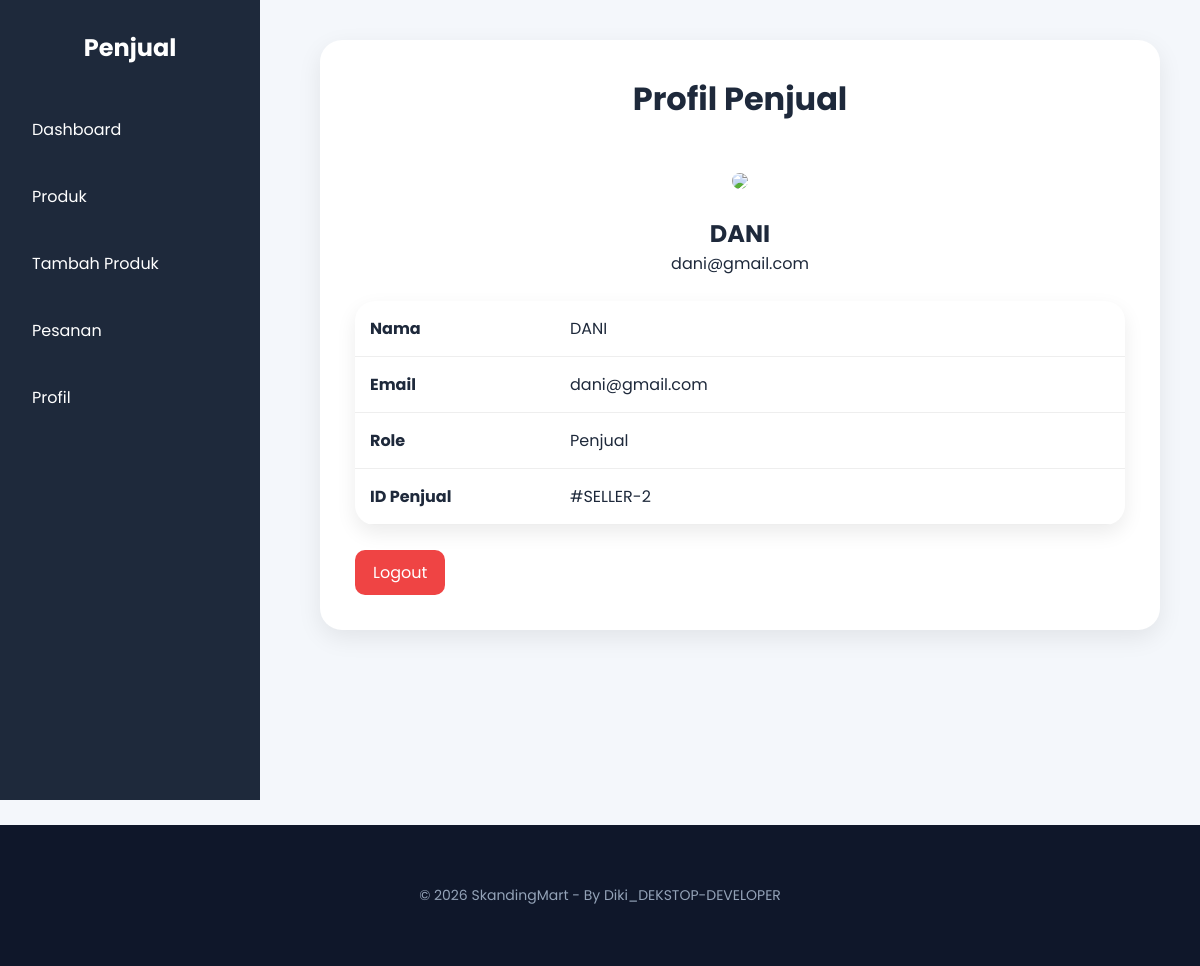
Screenshot of /penjual/profil.php (signed in) with the database file from the repository.
### tables this page shows
CREATE TABLE `users` (
  `id` int(11) NOT NULL,
  `nama` varchar(100) DEFAULT NULL,
  `email` varchar(100) DEFAULT NULL,
  `password` varchar(255) DEFAULT NULL,
  `role` enum('pelanggan','penjual','admin') DEFAULT 'pelanggan',
  `foto` varchar(255) DEFAULT NULL,
  `created_at` timestamp NOT NULL DEFAULT current_timestamp()
);

### penjual/profil.php (the view, shortened to what this page needs)
<?php
include '../config/database.php';
$id_user = $_SESSION['user']['id'];
$query = mysqli_query($conn,
"SELECT * FROM users WHERE id='$id_user'");
$user = mysqli_fetch_assoc($query);
?>
<!DOCTYPE html>
<html lang="id">
<head>
    <link rel="stylesheet"
    href="../assets/css/style.css">
</head>
<body>
<div class="sidebar">
    <h2>Penjual</h2>
    <ul>
        <li>
            <a href="dashboard.php">
                Dashboard
            </a>
        </li>
        <li>
            <a href="produk.php">
                Produk
            </a>
        </li>
        <li>
            <a href="tambah_produk.php">
                Tambah Produk
            </a>
        </li>
        <li>
            <a href="pesanan.php">
                Pesanan
            </a>
        </li>
        <li>
            <a href="profil.php">
                Profil
            </a>
        </li>
    </ul>
</div>
<div class="main">
    <div class="form-container">
        <center>
            <h1>Profil Penjual</h1>
            <br>
            <img
            src="../assets/images/default.png"
            width="120"
            style="
            border-radius:50%;
            margin-bottom:20px;
            object-fit:cover;
            ">
            <h2>
                <?php echo $user['nama']; ?>
            </h2>
            <p>
                <?php echo $user['email']; ?>
            </p>
        </center>
        <br>
        <table>
            <tr>
                <td width="200">
                    <b>Nama</b>
                </td>
                <td>
                    <?php echo $user['nama']; ?>
                </td>
            </tr>
            <tr>
                <td>
                    <b>Email</b>
                </td>
                <td>
                    <?php echo $user['email']; ?>
                </td>
            </tr>
            <tr>
                <td>
                    <b>Role</b>
                </td>
                <td>
                    <?php echo ucfirst($user['role']); ?>
                </td>
            </tr>
            <tr>
                <td>
                    <b>ID Penjual</b>
                </td>
                <td>
                    #SELLER-<?php echo $user['id']; ?>
                </td>
            </tr>
        </table>
        <br>
        <a href="../auth/logout.php"
        class="btn btn-danger">
            Logout
        </a>
    </div>
</div>
</body>
</html>
<?php include '../footer.php'; ?>

### assets/css/style.css (style rules this page uses)
* { margin:0; padding:0; box-sizing:border-box; font-family:'Poppins', sans-serif; }
body { background:#f4f7fb; color:#1e293b; }
.sidebar { width:260px; height:100vh; background:#1e293b; position:fixed; left:0; top:0; padding:30px 20px; color:white; }
.sidebar h2 { text-align:center; margin-bottom:40px; }
.sidebar ul { list-style:none; }
.sidebar ul li { margin-bottom:18px; }
.sidebar ul li a { display:block; padding:12px; border-radius:10px; color:white; text-decoration:none; transition:0.3s; }
.main { margin-left:280px; padding:40px; }
.form-container { background:white; padding:35px; border-radius:22px; box-shadow:0 8px 25px rgba(0,0,0,0.08); }
.form-container h1 { margin-bottom:25px; }
table { width:100%; border-collapse:collapse; background:white; border-radius:20px; overflow:hidden; box-shadow:0 8px 20px rgba(0,0,0,0.08); }
table td { padding:15px; border-bottom:1px solid #eee; }
.btn { padding:10px 18px; border:none; border-radius:10px; cursor:pointer; text-decoration:none; display:inline-block; }
.btn-danger { background:#ef4444; color:white; }

### rows the page displays
users: nama "DANI", email "dani@gmail.com", role "Penjual", id "2"
